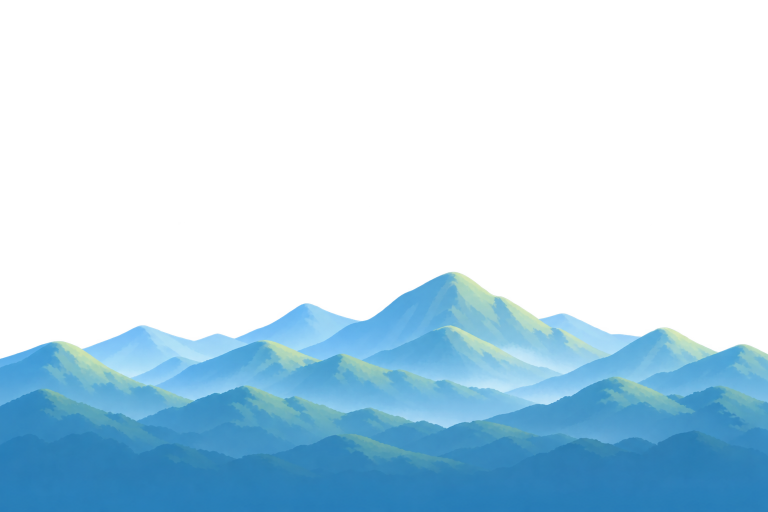
#> input picture art_src/backgrounds/mountains_1.png, 1536 x 1024 px (shown at 1/2 size)
$ python prepare.py
#> lines starting #> are read from the running program, lines starting #| are printed output that depends on the picture; pictures that were not available may be replaced by others from this repository, and a replacement may not be noted
## Слои фона для игры: картинки ChatGPT → assets/background/.
## Каждый слой режем по рисунку и сшиваем края так, что любые варианты слоя в любом
## порядке и с отражением стыкуются без шва: все варианты начинаются и кончаются тем же
## столбцом, что и первый. На краях столбцы плавно «перетекают»: силуэт тянется по высоте
## к общему, цвет смешивается, поэтому двойных контуров нет.
## Запуск: python3 art_src/backgrounds/prepare.py  (нужны Pillow и numpy)
import os
import numpy as np
from PIL import Image

HERE = os.path.dirname(os.path.abspath(__file__))
OUT = os.path.join(HERE, '..', '..', 'assets', 'background')
EDGE = 0.22   # доля ширины на перетекание у каждого края
PAD = 0.3     # снизу дорисовываем столько (доля высоты): переход в ровный цвет низа.
              # Шейдер ниже картинки повторяет последнюю строку — она однотонная, без полос.

LAYERS = {
    'mountains': ['mountains_1', 'mountains_2'],
    'forest': ['forest_1', 'forest_2'],
    'hills': ['hills_1', 'hills_2'],
}
# Облака — рамки (x0, y0, x1, y1) в clouds.png.
CLOUDS = [(41, 96, 724, 404), (828, 98, 1515, 413), (471, 413, 1105, 682), (904, 659, 1496, 956), (49, 692, 815, 959)]
CLOUD_CELL = (384, 160)   # клетка атласа облаков (облако вписано в неё, по низу)


def load(name):
#> called with name = 'mountains_1'
    a = np.asarray(Image.open(os.path.join(HERE, name + '.png')).convert('RGBA')).astype(np.float32) / 255.0
    a[..., :3] *= a[..., 3:4]   # премультиплицированный цвет — смешивать без тёмной каймы
    return a


def save(a, path):
    a = a.copy()
    al = a[..., 3:4]
    a[..., :3] = np.where(al > 1e-4, a[..., :3] / np.maximum(al, 1e-4), 0.0)
    Image.fromarray((np.clip(a, 0, 1) * 255 + 0.5).astype(np.uint8)).save(path)


def top_of(col):
    """Верх силуэта в столбце (дробная строка, где альфа переходит 0.5)."""
    al = col[:, 3]
    idx = np.nonzero(al > 0.5)[0]
    if len(idx) == 0:
        return float(len(al))
    i = idx[0]
    if i == 0:
        return 0.0
    a0, a1 = al[i - 1], al[i]
    return i - 1 + (0.5 - a0) / max(1e-4, a1 - a0)


def stretch(col, top, target):
    """Растянуть столбец по высоте так, чтобы верх силуэта встал на target, низ — на месте."""
    h = len(col)
    r = np.arange(h, dtype=np.float32)
    s = top + (r - target) * (h - top) / max(1e-3, h - target)
    s = np.clip(s, 0, h - 1)
    i0 = np.floor(s).astype(int)
    i1 = np.minimum(i0 + 1, h - 1)
    f = (s - i0)[:, None]
    return col[i0] * (1 - f) + col[i1] * f


def morph(p, q, t):
    """Столбец между p и q (t: 0 → p, 1 → q)."""
    t = t * t * (3 - 2 * t)
    tp, tq = top_of(p), top_of(q)
    tg = tp + (tq - tp) * t
    return stretch(p, tp, tg) * (1 - t) + stretch(q, tq, tg) * t


def seam_layer(names):
    imgs = [load(n) for n in names]
#> call 2 of load, with name = 'mountains_2'
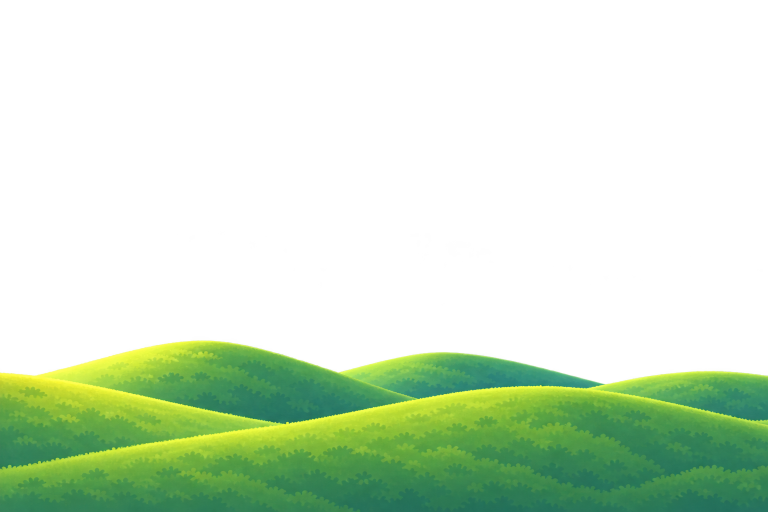
#> input picture art_src/backgrounds/hills_2.png, 1536 x 1024 px, given in place of mountains_2.png, which was not available (shown at 1/2 size)
#> imgs = 2 items
    # Общая обрезка сверху: по самому высокому рисунку среди вариантов.
    y0 = min(int(np.nonzero(im[..., 3].max(axis=1) > 0.02)[0][0]) for im in imgs)
#> y0 = 543
    y0 = max(0, y0 - 4)
#> y0 = 539
    imgs = [im[y0:] for im in imgs]
    a = imgs[0]
#> a: shape (485, 1536, 4) float32
    w = a.shape[1]
#> w = 1536
    e = int(w * EDGE)
#> e = 337
    wo = w - e
#> wo = 1199
    out = []
    for x in imgs:
        o = x[:, :wo].copy()
        # Начало: от столбца A[w-e+j] (им кончается первый вариант) к своему рисунку.
        for j in range(e):
            o[:, j] = morph(a[:, w - e + j], x[:, j], j / e)
        # Конец: от своего рисунка к A[wo-e+j], чтобы последний столбец был A[wo-1].
        if x is not a:
            for j in range(e):
                k = wo - e + j
                o[:, k] = morph(o[:, k], a[:, k], (j + 1) / e)
        out.append(o)
#> this loop made 2 passes
#> pass 1, in seam_layer, `o = x[:, :wo].copy()`:
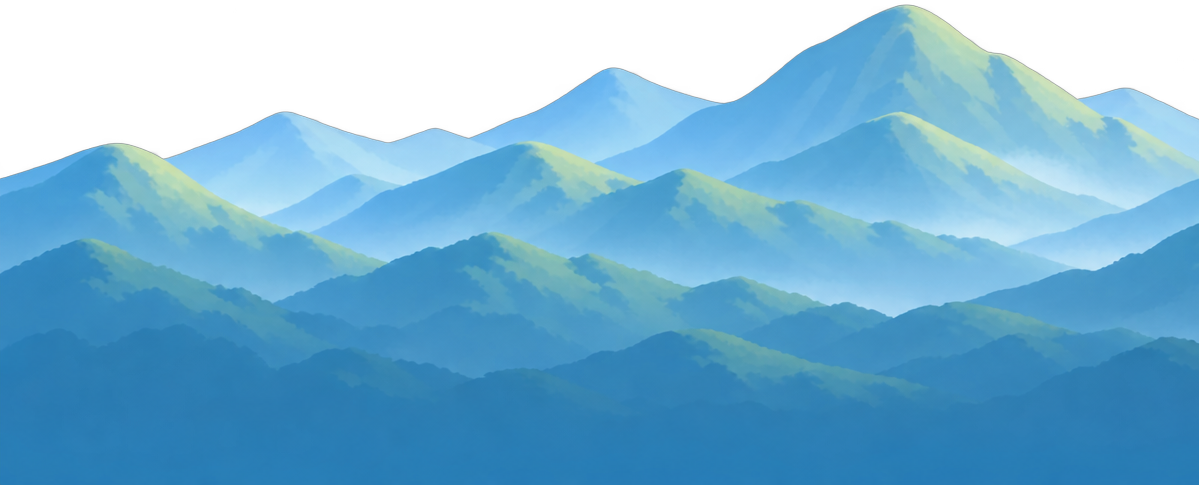
#> o: shape (485, 1199, 4) float32; mean of channels 0, 1, 2, 3 0.269, 0.5, 0.63, 0.786; transparent parts drawn white
#> after the loop:
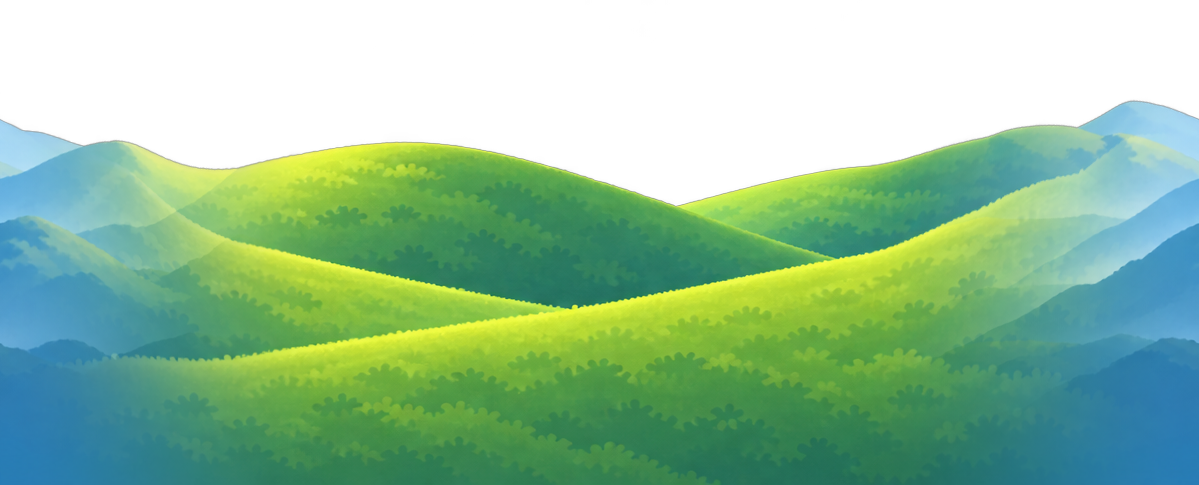
#> o: shape (485, 1199, 4) float32; mean of channels 0, 1, 2, 3 0.262, 0.441, 0.3, 0.678; transparent parts drawn white
    return out, y0


def pad_bottom(imgs):
    """Продлить низ всех вариантов: нижние строки плавно уходят в общий средний цвет."""
    h = imgs[0].shape[0]
    n = int(h * PAD)
    base = np.mean([im[-max(4, h // 12):].reshape(-1, 4).mean(axis=0) for im in imgs], axis=0)
    out = []
    for im in imgs:
        last = im[-1]
        t = (np.arange(1, n + 1, dtype=np.float32) / n)[:, None, None]
        t = t * t * (3 - 2 * t)
        ext = last[None] * (1 - t) + base[None, None] * t
        out.append(np.concatenate([im, ext], axis=0))
#> this loop made 2 passes
    return out


def clouds():
    src = Image.open(os.path.join(HERE, 'clouds.png')).convert('RGBA')
    cw, ch = CLOUD_CELL
    atlas = Image.new('RGBA', (cw * len(CLOUDS), ch), (0, 0, 0, 0))
    for i, (x0, y0, x1, y1) in enumerate(CLOUDS):
        c = src.crop((x0, y0, x1, y1))
        bb = c.getchannel('A').point(lambda v: 255 if v > 8 else 0).getbbox()
        c = c.crop(bb)
        k = min((cw - 8) / c.width, (ch - 6) / c.height)
        c = c.resize((max(1, int(c.width * k)), max(1, int(c.height * k))), Image.LANCZOS)
        atlas.alpha_composite(c, (i * cw + (cw - c.width) // 2, ch - 3 - c.height))
    atlas.save(os.path.join(OUT, 'clouds.png'))
    print('clouds', atlas.size)


if __name__ == '__main__':
    os.makedirs(OUT, exist_ok=True)
    for layer, names in LAYERS.items():
        imgs, y0 = seam_layer(names)
        imgs = pad_bottom(imgs)
        for i, im in enumerate(imgs):
            save(im, os.path.join(OUT, '%s_%d.png' % (layer, i + 1)))
#> this loop made 2 passes
#> pass 1, in save, `a = a.copy()`:
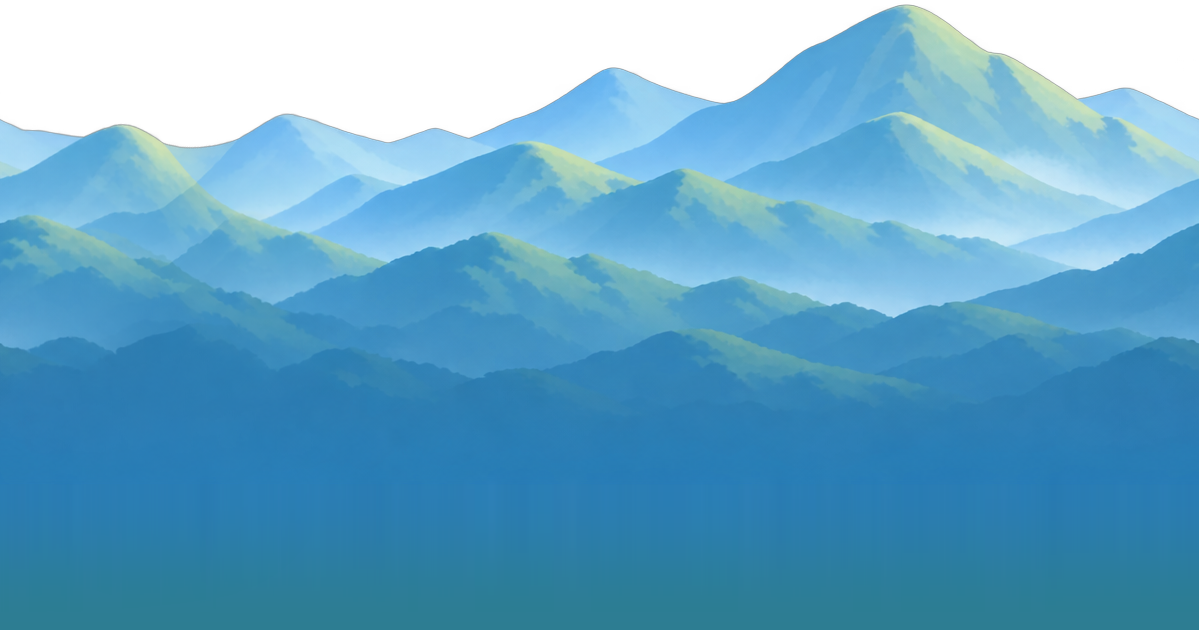
#> a: shape (630, 1199, 4) float32; mean of channels 0, 1, 2, 3 0.252, 0.506, 0.637, 0.841; transparent parts drawn white
#> pass 1, in save, `al = a[..., 3:4]`:
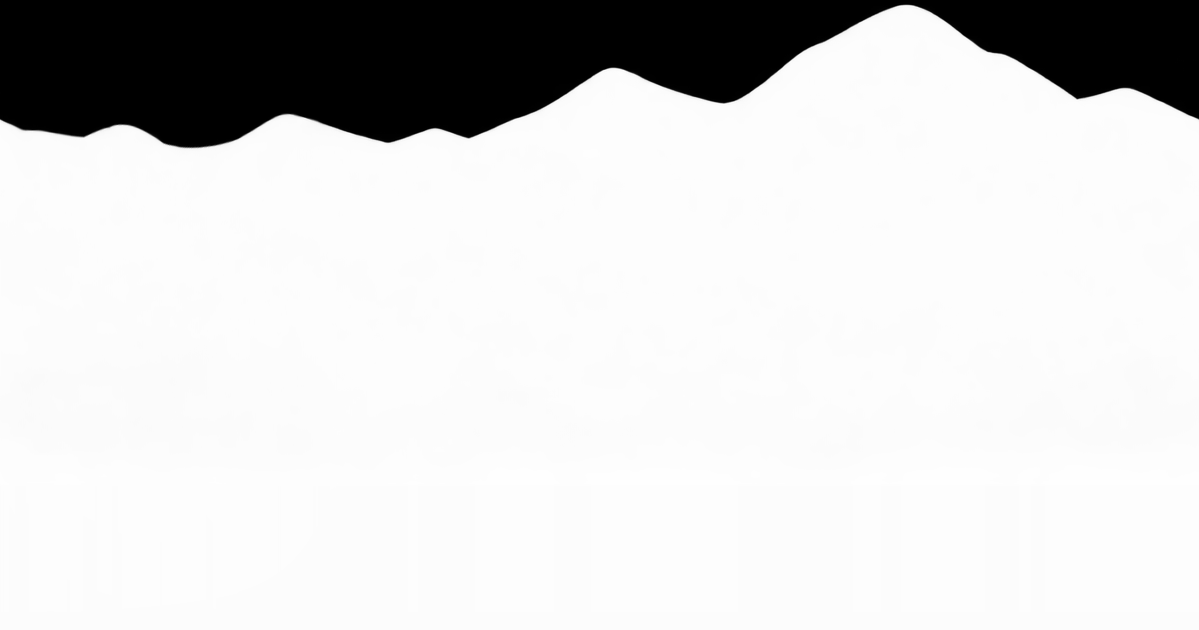
#> al: shape (630, 1199, 1) float32; min 0, max 0.996, mean 0.838
        print(layer, len(imgs), 'x', imgs[0].shape[1], imgs[0].shape[0], 'crop y0', y0, 'pad', imgs[0].shape[0] - (1024 - y0))
#| mountains 2 x 1199 630 crop y0 539 pad 145
#> pass 2 of the loop `for layer, names in LAYERS.items():`:
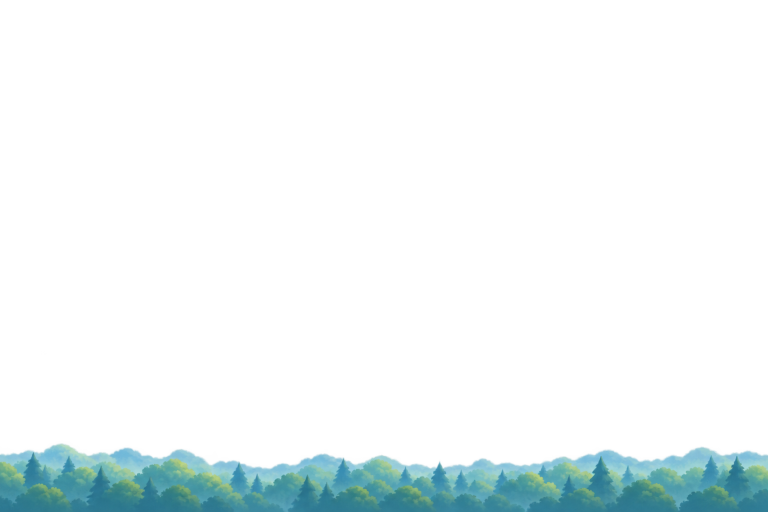
#> input picture art_src/backgrounds/forest_1.png, 1536 x 1024 px (shown at 1/2 size)
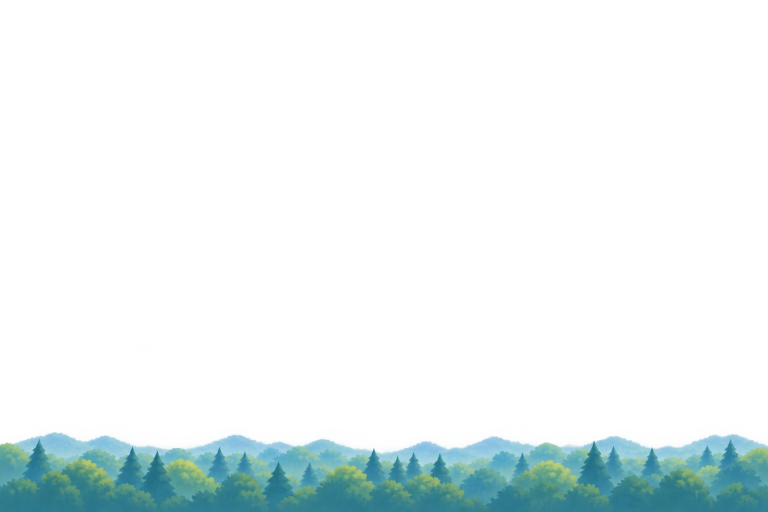
#> input picture art_src/backgrounds/forest_2.png, 1536 x 1024 px (shown at 1/2 size)
#> the loop in seam_layer (call 2), `for x in imgs:` made 2 passes
#> the loop in pad_bottom (call 2), `for im in imgs:` made 2 passes
#> the loop `for i, im in enumerate(imgs):` made 2 passes
#> pass 2, in save (call 4), `a = a.copy()`:
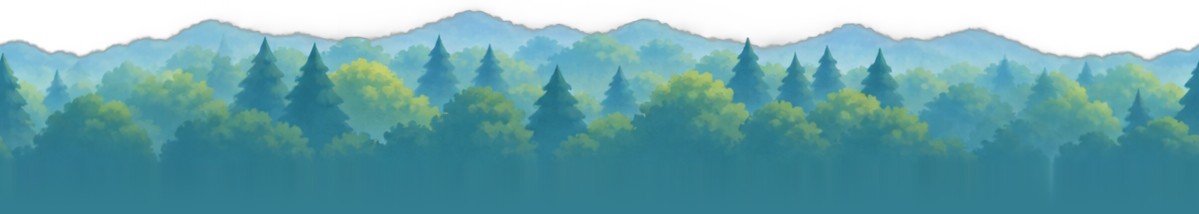
#> a: shape (214, 1199, 4) float32; mean of channels 0, 1, 2, 3 0.256, 0.48, 0.509, 0.821; transparent parts drawn white
#| forest 2 x 1199 214 crop y0 859 pad 49
#> pass 3 of the loop `for layer, names in LAYERS.items():`:
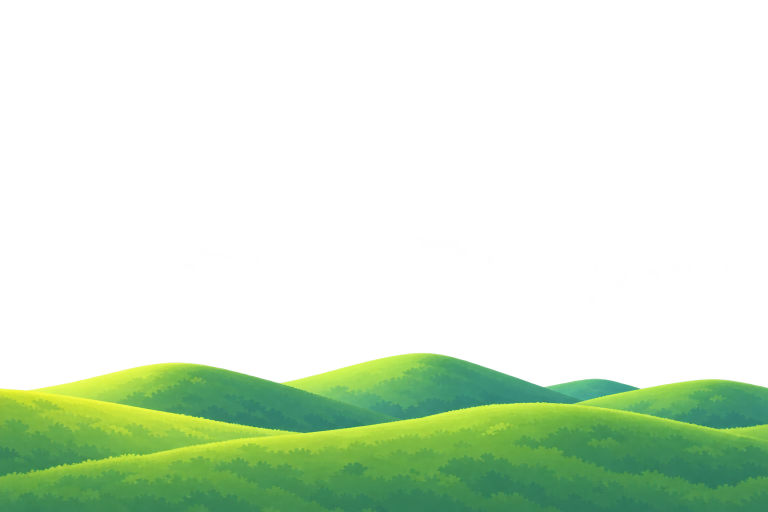
#> input picture art_src/backgrounds/hills_1.png, 1536 x 1024 px (shown at 1/2 size)
#> the loop in seam_layer (call 3), `for x in imgs:` made 2 passes
#> after the loop in seam_layer (call 3), `for x in imgs:`:
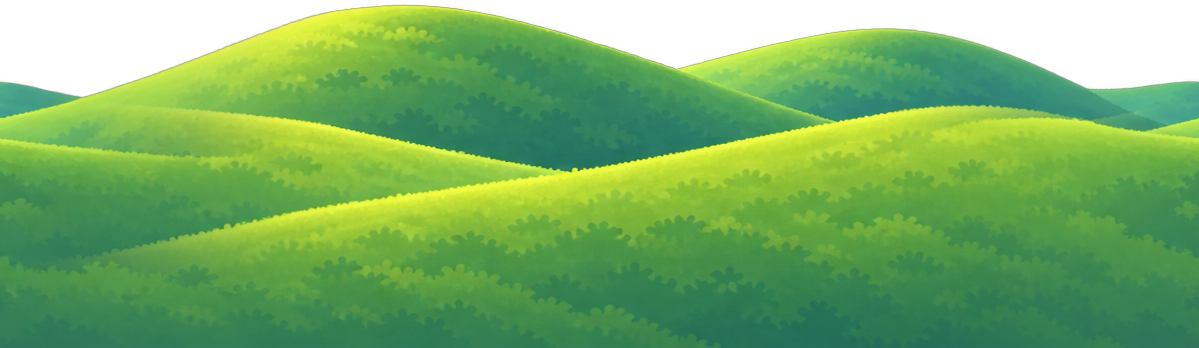
#> o: shape (348, 1199, 4) float32; mean of channels 0, 1, 2, 3 0.326, 0.55, 0.257, 0.851; transparent parts drawn white
#> the loop `for i, im in enumerate(imgs):` made 2 passes
#> pass 2, in save (call 6), `a = a.copy()`:
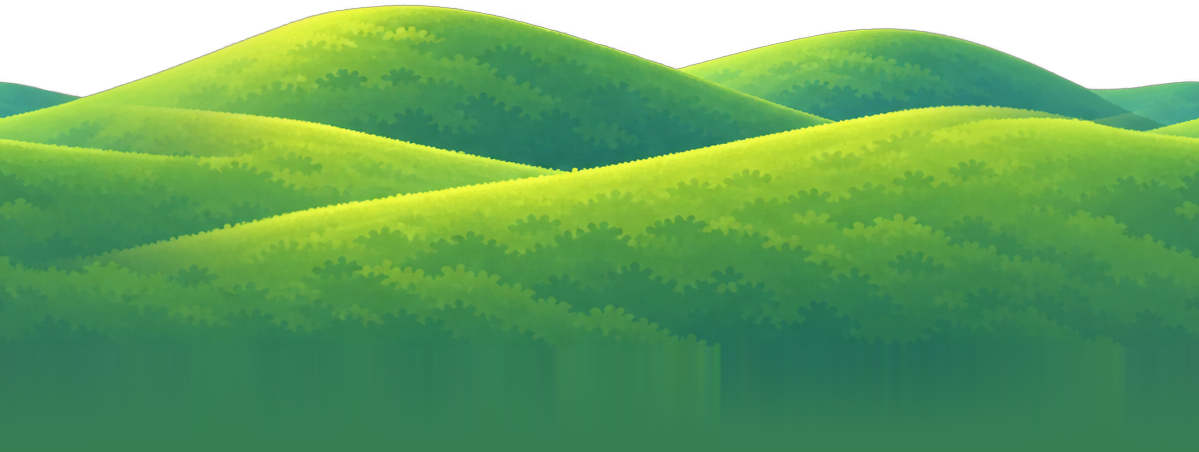
#> a: shape (452, 1199, 4) float32; mean of channels 0, 1, 2, 3 0.296, 0.535, 0.275, 0.886; transparent parts drawn white
#| hills 2 x 1199 452 crop y0 676 pad 104
    clouds()
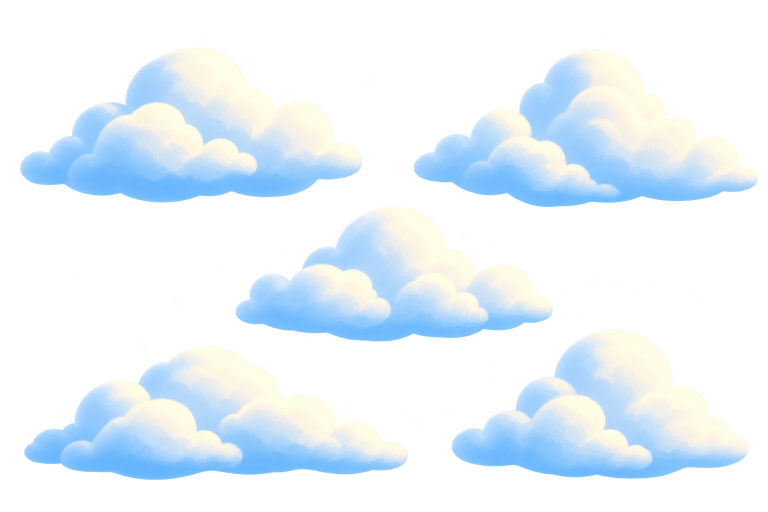
#> input picture art_src/backgrounds/clouds.png, 1536 x 1024 px (shown at 1/2 size)
#> in clouds, src is the input picture: PIL image 1536x1024 RGBA; mean R, G, B, A 134, 156.5, 173, 92.9
#> in clouds, `atlas = Image.new('RGBA', (cw * len(CLOUDS), ch), (0, 0, 0, 0))`: atlas: PIL image 1920x160 RGBA; every value is 0
#> the loop in clouds, `for i, (x0, y0, x1, y1) in enumerate(CLOUDS):` made 5 passes
#> pass 1, in clouds, `c = src.crop((x0, y0, x1, y1))`:
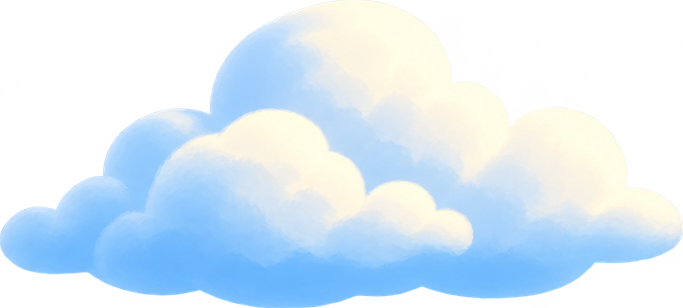
#> c: PIL image 683x308 RGBA; mean R, G, B, A 163.7, 187.9, 205.5, 152.9; transparent parts drawn white
#| clouds (1920, 160)
